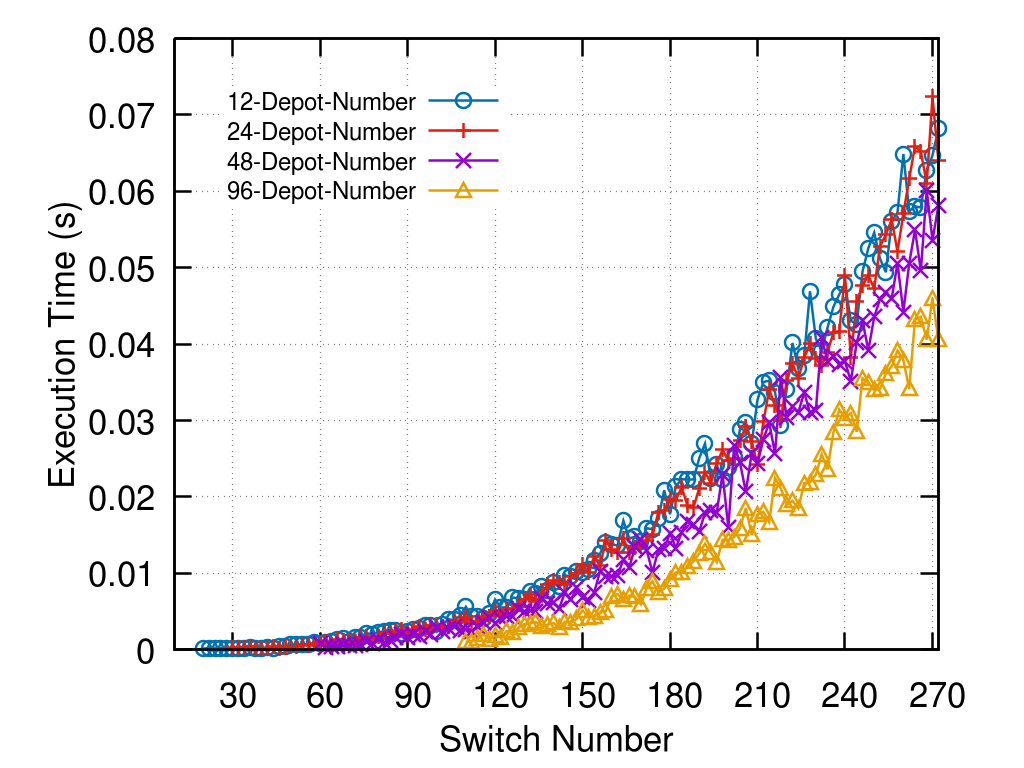

The gnuplot source for this figure:
reset
set key center at 26, 0.066

set size ratio 0.8


set grid

set xlabel "Switch Number" offset 0,0.5
set ylabel "Execution Time (s)" offset 2.2,0

set key left
set key font ",18"

set yrange [0:0.08]
set xrange [10:272]
set xtics 0,30,272
plot 'data4_0.txt' using 1:($2/1000000) title"12-Depot-Number" with linespoints ls 6 pt 6 pointsize 2.5,\
'data4_1.txt' using 1:($2/1000000) title"24-Depot-Number" with linespoints ls 7 pt 1 pointsize 2.5,\
'data4_2.txt' using 1:($2/1000000) title"48-Depot-Number" with linespoints ls 5 pt 2 lc 1 pointsize 2.5,\
'data4_3.txt' using 1:($2/1000000) title"96-Depot-Number" with linespoints ls 4 pt 8 pointsize 2.5

set terminal pngcairo size 1024,768 color solid linewidth 2.5 font "Helvetica,26"
set output "figure4.png"

replot

set output
